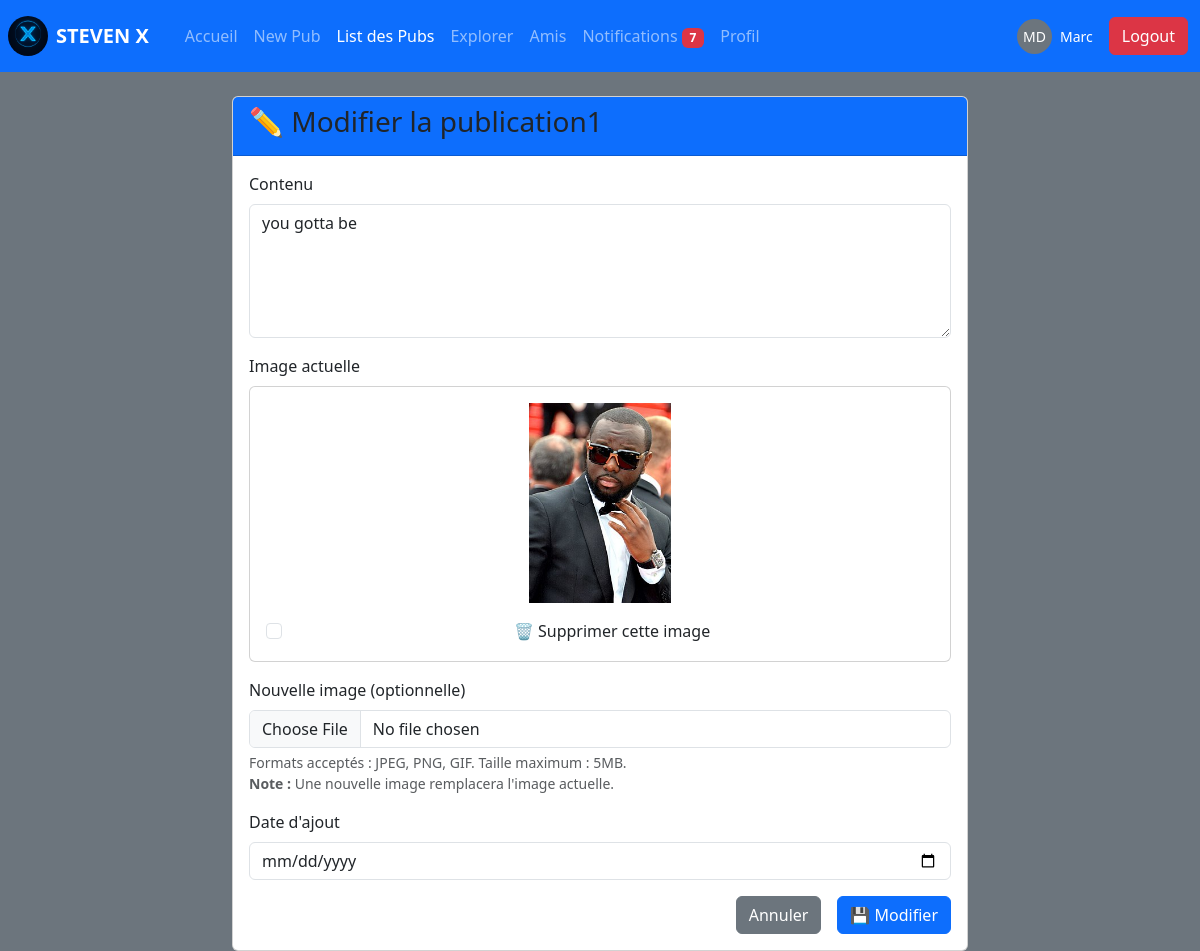
Screenshot of /edit_pub.php?id=1 (signed in) with the database file from the repository.
### tables this page shows
CREATE TABLE `publications` (
  `id` int(11) NOT NULL,
  `user_id` int(11) NOT NULL,
  `contenu` text NOT NULL,
  `date_ajout` timestamp NOT NULL DEFAULT current_timestamp() ON UPDATE current_timestamp(),
  `date_modification` timestamp NOT NULL DEFAULT current_timestamp() ON UPDATE current_timestamp(),
  `image` varchar(255) DEFAULT NULL
);

### edit_pub.php (the view, shortened to what this page needs)
<?php
include('bdd.php');
$current_user = null;
if (isset($_SESSION['user_id'])) {
    $stmt = $pdo->prepare("SELECT photo_profil FROM user WHERE id = ?");
    $stmt->execute([$_SESSION['user_id']]);
    $current_user = $stmt->fetch(PDO::FETCH_ASSOC);
}
$pub_id = $_GET['id'];
    $stmt = $pdo->prepare("SELECT * FROM publications WHERE id = ? AND user_id = ?");
    $stmt->execute([$pub_id, $_SESSION['user_id']]);
    $publication = $stmt->fetch(PDO::FETCH_ASSOC);
?>
<!DOCTYPE html>
<html lang="fr">
<head>
    <link href="https://cdn.jsdelivr.net/npm/bootstrap@5.3.7/dist/css/bootstrap.min.css" rel="stylesheet">
</head>
<body class="bg-secondary">
    <nav class="navbar navbar-expand-lg navbar-dark bg-primary">
        <img src="logo/StevenX.png" alt="" class="m-2" style="width: 40px; height: 40px; border-radius: 50%;">
        <b><a class="navbar-brand" href="dash.php">STEVEN X</a></b>
        <div class="container">
            <div class="collapse navbar-collapse" id="navbarNav">
                <ul class="navbar-nav me-auto">
                    <li class="nav-item">
                        <a class="nav-link" href="dash.php">Accueil</a>
                    </li>
                    <li class="nav-item">
                        <a class="nav-link" href="new_pub.php">New Pub</a>
                    </li>
                    <li class="nav-item">
                        <a class="nav-link active" href="list_pubs.php">List des Pubs</a>
                    </li>
                    <li class="nav-item">
                        <a class="nav-link" href="explorer.php">Explorer</a>
                    </li>
                    <li class="nav-item">
                        <a class="nav-link" href="amis.php">Amis</a>
                    </li>
                    <li class="nav-item">
                        <?php include '_navbar_notifications.php'; ?>
                    </li>
                    <li class="nav-item">
                        <a class="nav-link" href="profil.php">Profil</a>
                    </li>
                </ul>
                <div class="d-flex align-items-center me-3">
                    <?php if ($current_user && $current_user['photo_profil'] && file_exists($current_user['photo_profil'])): ?>
                    <img src="<?php echo htmlspecialchars($current_user['photo_profil']); ?>" alt="Photo de profil"
                        class="rounded-circle me-2" style="width: 35px; height: 35px; object-fit: cover;">
                    <?php else: ?>
                    <div class="bg-secondary text-white rounded-circle d-flex align-items-center justify-content-center me-2"
                        style="width: 35px; height: 35px; font-size: 14px;">
                        <?php echo strtoupper(substr($_SESSION['user_prenom'], 0, 1) . substr($_SESSION['user_nom'], 0, 1)); ?>
                    </div>
                    <?php endif; ?>
                    <span class="text-white small"><?php echo htmlspecialchars($_SESSION['user_prenom']); ?></span>
                </div>
                <button type="button" class="btn btn-danger" data-bs-toggle="modal"
                    data-bs-target="#confirmLogoutModal">Logout</button>
            </div>
        </div>
    </nav>
    <div class="container mt-4">
        <div class="row justify-content-center">
            <div class="col-md-8">
                <div class="card">
                    <div class="card-header bg-primary">
                        <h3>✏ Modifier la publication<?php echo $publication['id']; ?></h3>
                    </div>
                    <div class="card-body">
                        <?php if ($publication): ?>
                        <form method="POST" enctype="multipart/form-data">
                            <div class="mb-3">
                                <label for="contenu" class="form-label">Contenu</label>
                                <textarea class="form-control" id="contenu" name="contenu" rows="5"
                                    required><?php echo htmlspecialchars($publication['contenu']); ?></textarea>
                            </div>
                            <div class="mb-3">
                                <label class="form-label">Image actuelle</label>
                                <?php if ($publication['image']): ?>
                                <div class="card">
                                    <div class="card-body text-center">
                                        <img src="uploads/<?php echo htmlspecialchars($publication['image']); ?>"
                                            alt="Image actuelle" class="img-fluid mb-3" style="max-height: 200px;">
                                        <div class="form-check">
                                            <input class="form-check-input" type="checkbox" id="supprimer_image"
                                                name="supprimer_image">
                                            <label class="form-check-label" for="supprimer_image">
                                                🗑 Supprimer cette image
                                            </label>
                                        </div>
                                    </div>
                                </div>
                                <?php else: ?>
                                <p class="text-muted">Aucune image pour cette publication</p>
                                <?php endif; ?>
                            </div>
                            <div class="mb-3">
                                <label for="nouvelle_image" class="form-label">Nouvelle image (optionnelle)</label>
                                <input type="file" class="form-control" id="nouvelle_image" name="nouvelle_image"
                                    accept="image/jpeg,image/png,image/gif">
                                <div class="form-text">
                                    Formats acceptés : JPEG, PNG, GIF. Taille maximum : 5MB.
                                    <?php if ($publication['image']): ?>
                                    <br><strong>Note :</strong> Une nouvelle image remplacera l'image actuelle.
                                    <?php endif; ?>
                                </div>
                            </div>
                            <div class="mb-3">
                                <label for="date_ajout" class="form-label">Date d'ajout</label>
                                <input type="date" class="form-control" id="date_ajout" name="date_ajout"
                                    value="<?php echo $publication['date_ajout']; ?>" required>
                            </div>
                            <div class="d-grid gap-2 d-md-flex justify-content-md-end">
                                <a href="list_pubs.php" class="btn btn-secondary me-md-2">Annuler</a>
                                <button type="S'inscrire" class="btn btn-primary">💾 Modifier</button>
                            </div>
                        </form>
                        <?php endif; ?>
                    </div>
                </div>
            </div>
        </div>
    </div>
</body>
</html>

### rows the page displays
publications: id "1", contenu "you gotta be", image (picture)

### other values shown
$nb_non_lues_nav "7"
$_SESSION['user_prenom'] "Marc"
